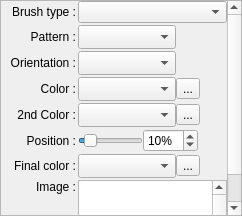
<?xml version="1.0" encoding="UTF-8"?>
<ui version="4.0">
 <class>wgt_QCustomBrush</class>
 <widget class="QWidget" name="wgt_QCustomBrush">
  <property name="geometry">
   <rect>
    <x>0</x>
    <y>0</y>
    <width>242</width>
    <height>216</height>
   </rect>
  </property>
  <property name="font">
   <font>
    <pointsize>9</pointsize>
   </font>
  </property>
  <property name="windowTitle">
   <string notr="true">Form</string>
  </property>
  <layout class="QVBoxLayout" name="verticalLayout">
   <property name="spacing">
    <number>0</number>
   </property>
   <property name="margin">
    <number>0</number>
   </property>
   <item>
    <widget class="QScrollArea" name="scrollArea">
     <property name="widgetResizable">
      <bool>true</bool>
     </property>
     <widget class="QWidget" name="scrollAreaWidgetContents">
      <property name="geometry">
       <rect>
        <x>0</x>
        <y>0</y>
        <width>224</width>
        <height>282</height>
       </rect>
      </property>
      <layout class="QGridLayout" name="gridLayout">
       <property name="topMargin">
        <number>0</number>
       </property>
       <property name="rightMargin">
        <number>0</number>
       </property>
       <property name="bottomMargin">
        <number>0</number>
       </property>
       <property name="spacing">
        <number>2</number>
       </property>
       <item row="6" column="0">
        <widget class="QLabel" name="FirstColorLabel">
         <property name="text">
          <string>Color :</string>
         </property>
         <property name="alignment">
          <set>Qt::AlignRight|Qt::AlignTrailing|Qt::AlignVCenter</set>
         </property>
        </widget>
       </item>
       <item row="6" column="1">
        <layout class="QHBoxLayout" name="horizontalLayout_6">
         <property name="spacing">
          <number>0</number>
         </property>
         <property name="margin">
          <number>0</number>
         </property>
         <item>
          <widget class="cCustomColorComboBox" name="FirstColorCombo">
           <property name="sizePolicy">
            <sizepolicy hsizetype="Fixed" vsizetype="Fixed">
             <horstretch>0</horstretch>
             <verstretch>0</verstretch>
            </sizepolicy>
           </property>
           <property name="minimumSize">
            <size>
             <width>98</width>
             <height>24</height>
            </size>
           </property>
           <property name="maximumSize">
            <size>
             <width>98</width>
             <height>24</height>
            </size>
           </property>
           <property name="iconSize">
            <size>
             <width>64</width>
             <height>16</height>
            </size>
           </property>
          </widget>
         </item>
         <item>
          <widget class="QToolButton" name="FirstColorCustomBt">
           <property name="text">
            <string notr="true">...</string>
           </property>
           <property name="icon">
            <iconset>
             <normaloff>icons/colorize.png</normaloff>icons/colorize.png</iconset>
           </property>
          </widget>
         </item>
         <item>
          <widget class="QLabel" name="FirstColorSpacer">
           <property name="sizePolicy">
            <sizepolicy hsizetype="Expanding" vsizetype="Preferred">
             <horstretch>0</horstretch>
             <verstretch>0</verstretch>
            </sizepolicy>
           </property>
           <property name="text">
            <string notr="true"/>
           </property>
          </widget>
         </item>
        </layout>
       </item>
       <item row="7" column="0">
        <widget class="QLabel" name="IntermColorLabel">
         <property name="text">
          <string>2nd Color :</string>
         </property>
         <property name="alignment">
          <set>Qt::AlignRight|Qt::AlignTrailing|Qt::AlignVCenter</set>
         </property>
        </widget>
       </item>
       <item row="7" column="1">
        <layout class="QHBoxLayout" name="horizontalLayout_7">
         <property name="spacing">
          <number>0</number>
         </property>
         <property name="margin">
          <number>0</number>
         </property>
         <item>
          <widget class="cCustomColorComboBox" name="IntermColorCombo">
           <property name="sizePolicy">
            <sizepolicy hsizetype="Fixed" vsizetype="Fixed">
             <horstretch>0</horstretch>
             <verstretch>0</verstretch>
            </sizepolicy>
           </property>
           <property name="minimumSize">
            <size>
             <width>98</width>
             <height>24</height>
            </size>
           </property>
           <property name="maximumSize">
            <size>
             <width>98</width>
             <height>24</height>
            </size>
           </property>
           <property name="iconSize">
            <size>
             <width>64</width>
             <height>16</height>
            </size>
           </property>
          </widget>
         </item>
         <item>
          <widget class="QToolButton" name="IntermColorCustomBt">
           <property name="text">
            <string notr="true">...</string>
           </property>
           <property name="icon">
            <iconset>
             <normaloff>icons/colorize.png</normaloff>icons/colorize.png</iconset>
           </property>
          </widget>
         </item>
         <item>
          <widget class="QLabel" name="IntermColorSpacer">
           <property name="sizePolicy">
            <sizepolicy hsizetype="Expanding" vsizetype="Preferred">
             <horstretch>0</horstretch>
             <verstretch>0</verstretch>
            </sizepolicy>
           </property>
           <property name="text">
            <string notr="true"/>
           </property>
          </widget>
         </item>
        </layout>
       </item>
       <item row="8" column="0">
        <widget class="QLabel" name="IntermPosLabel">
         <property name="text">
          <string>Position :</string>
         </property>
         <property name="alignment">
          <set>Qt::AlignRight|Qt::AlignTrailing|Qt::AlignVCenter</set>
         </property>
        </widget>
       </item>
       <item row="8" column="1">
        <layout class="QHBoxLayout" name="horizontalLayout_14">
         <property name="spacing">
          <number>0</number>
         </property>
         <property name="margin">
          <number>0</number>
         </property>
         <item>
          <widget class="QSlider" name="IntermPosSlider">
           <property name="sizePolicy">
            <sizepolicy hsizetype="Fixed" vsizetype="Fixed">
             <horstretch>0</horstretch>
             <verstretch>0</verstretch>
            </sizepolicy>
           </property>
           <property name="minimumSize">
            <size>
             <width>65</width>
             <height>0</height>
            </size>
           </property>
           <property name="maximumSize">
            <size>
             <width>65</width>
             <height>16777215</height>
            </size>
           </property>
           <property name="minimum">
            <number>1</number>
           </property>
           <property name="value">
            <number>10</number>
           </property>
           <property name="orientation">
            <enum>Qt::Horizontal</enum>
           </property>
          </widget>
         </item>
         <item>
          <widget class="QSpinBox" name="IntermPosED">
           <property name="sizePolicy">
            <sizepolicy hsizetype="Fixed" vsizetype="Fixed">
             <horstretch>0</horstretch>
             <verstretch>0</verstretch>
            </sizepolicy>
           </property>
           <property name="minimumSize">
            <size>
             <width>55</width>
             <height>0</height>
            </size>
           </property>
           <property name="maximumSize">
            <size>
             <width>55</width>
             <height>16777215</height>
            </size>
           </property>
           <property name="suffix">
            <string notr="true">%</string>
           </property>
           <property name="minimum">
            <number>1</number>
           </property>
           <property name="value">
            <number>10</number>
           </property>
          </widget>
         </item>
         <item>
          <widget class="QLabel" name="IntermPosSpacer">
           <property name="sizePolicy">
            <sizepolicy hsizetype="Expanding" vsizetype="Preferred">
             <horstretch>0</horstretch>
             <verstretch>0</verstretch>
            </sizepolicy>
           </property>
           <property name="text">
            <string notr="true"/>
           </property>
          </widget>
         </item>
        </layout>
       </item>
       <item row="9" column="0">
        <widget class="QLabel" name="FinalColorLabel">
         <property name="text">
          <string>Final color :</string>
         </property>
         <property name="alignment">
          <set>Qt::AlignRight|Qt::AlignTrailing|Qt::AlignVCenter</set>
         </property>
        </widget>
       </item>
       <item row="9" column="1">
        <layout class="QHBoxLayout" name="horizontalLayout_12">
         <property name="spacing">
          <number>0</number>
         </property>
         <property name="margin">
          <number>0</number>
         </property>
         <item>
          <widget class="cCustomColorComboBox" name="FinalColorCombo">
           <property name="sizePolicy">
            <sizepolicy hsizetype="Fixed" vsizetype="Fixed">
             <horstretch>0</horstretch>
             <verstretch>0</verstretch>
            </sizepolicy>
           </property>
           <property name="minimumSize">
            <size>
             <width>98</width>
             <height>24</height>
            </size>
           </property>
           <property name="maximumSize">
            <size>
             <width>98</width>
             <height>24</height>
            </size>
           </property>
           <property name="iconSize">
            <size>
             <width>64</width>
             <height>16</height>
            </size>
           </property>
          </widget>
         </item>
         <item>
          <widget class="QToolButton" name="FinalColorCustomBt">
           <property name="text">
            <string notr="true">...</string>
           </property>
           <property name="icon">
            <iconset>
             <normaloff>icons/colorize.png</normaloff>icons/colorize.png</iconset>
           </property>
          </widget>
         </item>
         <item>
          <widget class="QLabel" name="FinalColorSpacer">
           <property name="sizePolicy">
            <sizepolicy hsizetype="Expanding" vsizetype="Preferred">
             <horstretch>0</horstretch>
             <verstretch>0</verstretch>
            </sizepolicy>
           </property>
           <property name="text">
            <string notr="true"/>
           </property>
          </widget>
         </item>
        </layout>
       </item>
       <item row="1" column="1">
        <layout class="QGridLayout" name="gridLayout_2">
         <property name="margin">
          <number>0</number>
         </property>
         <property name="spacing">
          <number>0</number>
         </property>
         <item row="0" column="0">
          <widget class="QComboBox" name="BrushTypeCombo"/>
         </item>
        </layout>
       </item>
       <item row="1" column="0">
        <widget class="QLabel" name="BrushTypeLabel">
         <property name="text">
          <string>Brush type :</string>
         </property>
         <property name="alignment">
          <set>Qt::AlignRight|Qt::AlignTrailing|Qt::AlignVCenter</set>
         </property>
        </widget>
       </item>
       <item row="2" column="1">
        <layout class="QHBoxLayout" name="horizontalLayout">
         <property name="spacing">
          <number>0</number>
         </property>
         <property name="margin">
          <number>0</number>
         </property>
         <item>
          <widget class="cCustomBrushComboBox" name="PatternBrushCombo">
           <property name="sizePolicy">
            <sizepolicy hsizetype="Fixed" vsizetype="Fixed">
             <horstretch>0</horstretch>
             <verstretch>0</verstretch>
            </sizepolicy>
           </property>
           <property name="minimumSize">
            <size>
             <width>98</width>
             <height>24</height>
            </size>
           </property>
           <property name="maximumSize">
            <size>
             <width>98</width>
             <height>24</height>
            </size>
           </property>
           <property name="editable">
            <bool>false</bool>
           </property>
           <property name="iconSize">
            <size>
             <width>64</width>
             <height>16</height>
            </size>
           </property>
          </widget>
         </item>
         <item>
          <widget class="QLabel" name="PatternSpacer">
           <property name="sizePolicy">
            <sizepolicy hsizetype="Expanding" vsizetype="Preferred">
             <horstretch>0</horstretch>
             <verstretch>0</verstretch>
            </sizepolicy>
           </property>
           <property name="text">
            <string/>
           </property>
          </widget>
         </item>
        </layout>
       </item>
       <item row="2" column="0">
        <widget class="QLabel" name="PatternLabel">
         <property name="text">
          <string>Pattern :</string>
         </property>
         <property name="alignment">
          <set>Qt::AlignRight|Qt::AlignTrailing|Qt::AlignVCenter</set>
         </property>
        </widget>
       </item>
       <item row="4" column="1">
        <layout class="QHBoxLayout" name="horizontalLayout_2">
         <property name="spacing">
          <number>0</number>
         </property>
         <property name="margin">
          <number>0</number>
         </property>
         <item>
          <widget class="cGradientOrientationComboBox" name="OrientationCombo">
           <property name="sizePolicy">
            <sizepolicy hsizetype="Fixed" vsizetype="Fixed">
             <horstretch>0</horstretch>
             <verstretch>0</verstretch>
            </sizepolicy>
           </property>
           <property name="minimumSize">
            <size>
             <width>98</width>
             <height>24</height>
            </size>
           </property>
           <property name="maximumSize">
            <size>
             <width>98</width>
             <height>24</height>
            </size>
           </property>
           <property name="iconSize">
            <size>
             <width>64</width>
             <height>16</height>
            </size>
           </property>
          </widget>
         </item>
         <item>
          <widget class="QLabel" name="OrientationSpacer">
           <property name="sizePolicy">
            <sizepolicy hsizetype="Expanding" vsizetype="Preferred">
             <horstretch>0</horstretch>
             <verstretch>0</verstretch>
            </sizepolicy>
           </property>
           <property name="text">
            <string notr="true"/>
           </property>
          </widget>
         </item>
        </layout>
       </item>
       <item row="4" column="0">
        <widget class="QLabel" name="OrientationLabel">
         <property name="text">
          <string>Orientation :</string>
         </property>
         <property name="alignment">
          <set>Qt::AlignRight|Qt::AlignTrailing|Qt::AlignVCenter</set>
         </property>
        </widget>
       </item>
       <item row="10" column="1">
        <widget class="QTableWidget" name="ImageLibraryTable">
         <property name="sizePolicy">
          <sizepolicy hsizetype="Expanding" vsizetype="Expanding">
           <horstretch>0</horstretch>
           <verstretch>0</verstretch>
          </sizepolicy>
         </property>
         <property name="verticalScrollBarPolicy">
          <enum>Qt::ScrollBarAlwaysOn</enum>
         </property>
         <property name="horizontalScrollBarPolicy">
          <enum>Qt::ScrollBarAlwaysOff</enum>
         </property>
         <property name="editTriggers">
          <set>QAbstractItemView::DoubleClicked</set>
         </property>
         <property name="showDropIndicator" stdset="0">
          <bool>false</bool>
         </property>
         <property name="dragDropOverwriteMode">
          <bool>false</bool>
         </property>
         <property name="selectionMode">
          <enum>QAbstractItemView::SingleSelection</enum>
         </property>
         <property name="selectionBehavior">
          <enum>QAbstractItemView::SelectRows</enum>
         </property>
         <property name="wordWrap">
          <bool>false</bool>
         </property>
         <property name="cornerButtonEnabled">
          <bool>false</bool>
         </property>
         <attribute name="horizontalHeaderVisible">
          <bool>false</bool>
         </attribute>
         <attribute name="horizontalHeaderStretchLastSection">
          <bool>true</bool>
         </attribute>
         <attribute name="verticalHeaderVisible">
          <bool>false</bool>
         </attribute>
         <attribute name="verticalHeaderStretchLastSection">
          <bool>false</bool>
         </attribute>
        </widget>
       </item>
       <item row="11" column="1">
        <spacer name="verticalSpacer">
         <property name="orientation">
          <enum>Qt::Vertical</enum>
         </property>
         <property name="sizeHint" stdset="0">
          <size>
           <width>20</width>
           <height>40</height>
          </size>
         </property>
        </spacer>
       </item>
       <item row="10" column="0">
        <widget class="QLabel" name="ImageLibraryLabel">
         <property name="text">
          <string>Image :</string>
         </property>
         <property name="alignment">
          <set>Qt::AlignRight|Qt::AlignTop|Qt::AlignTrailing</set>
         </property>
        </widget>
       </item>
      </layout>
     </widget>
    </widget>
   </item>
  </layout>
 </widget>
 <customwidgets>
  <customwidget>
   <class>cCustomColorComboBox</class>
   <extends>QComboBox</extends>
   <header>cCustomComboBox.h</header>
  </customwidget>
  <customwidget>
   <class>cCustomBrushComboBox</class>
   <extends>QComboBox</extends>
   <header>cCustomComboBox.h</header>
  </customwidget>
  <customwidget>
   <class>cGradientOrientationComboBox</class>
   <extends>QComboBox</extends>
   <header>cCustomComboBox.h</header>
  </customwidget>
 </customwidgets>
 <resources/>
 <connections/>
</ui>
